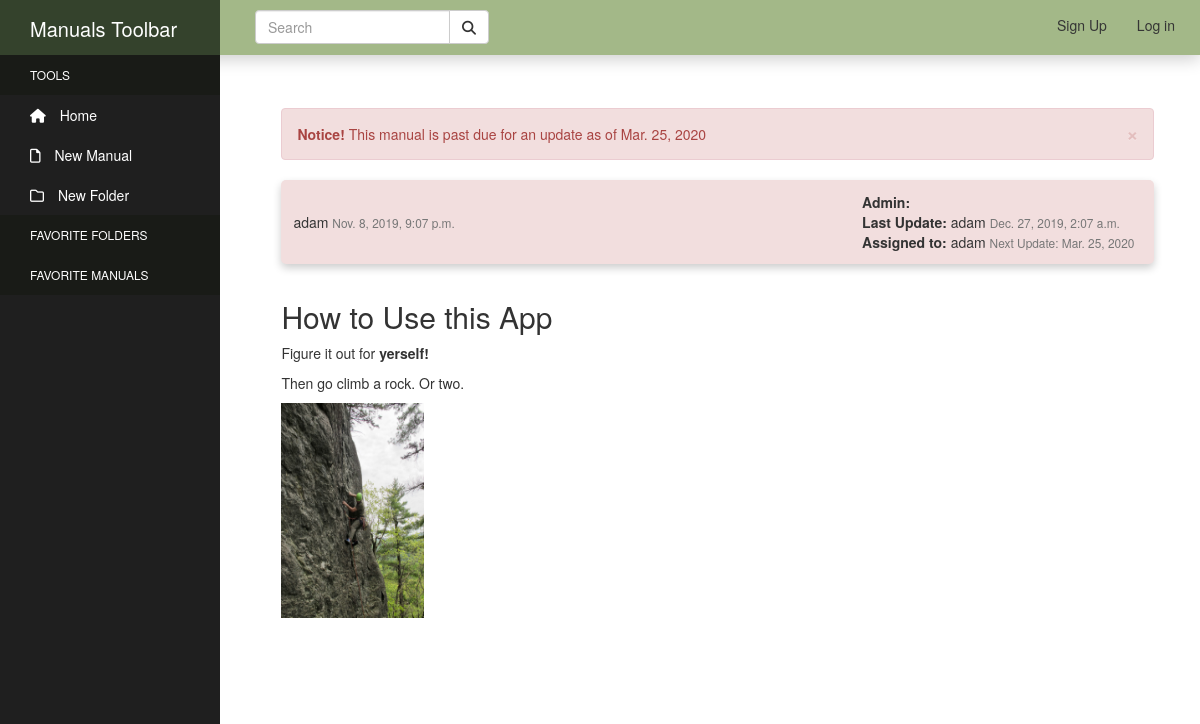
The page /manual/2/ on the database as committed earlier.
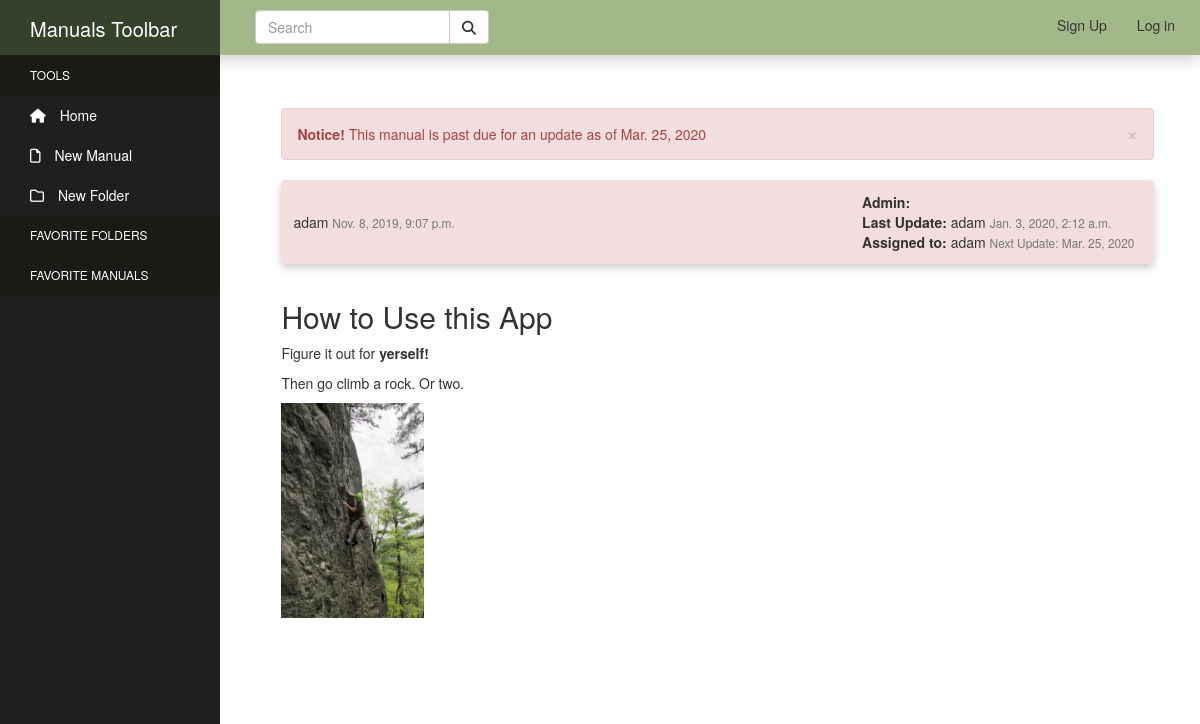
The same page on the database as committed later.
### manuals/models.py (models this page shows, shortened)
class Manual(models.Model):
    title = models.CharField(max_length=100)
    author = models.ForeignKey(User, related_name='author', null=True, on_delete=models.SET_NULL)
    content = models.TextField()
    tags = models.CharField(max_length=150, blank=True, null=True)
    pub_date = models.DateTimeField('Date Published', auto_now_add=True)
    admin = models.ManyToManyField(User, related_name='admin_of')
    department = models.ForeignKey(Department, related_name='manual_set', null=True, on_delete=models.SET_NULL)
    last_update = models.DateTimeField('Last Update', null=True, auto_now=True)
    last_update_by = models.ForeignKey(User, related_name='updated_by', null=True, on_delete=models.SET_NULL)
    next_update = models.DateTimeField('Next Update Due', null=True)
    update_assigned_to = models.ForeignKey(User, related_name='assigned_to', blank=True, null=True, on_delete=models.SET_NULL)
    is_archived = models.BooleanField('Archived', default=False)
    folder = TreeForeignKey(
    'Directory',
    default=1,
    related_name='manuals',
    on_delete=models.CASCADE
    )
    def update_status(self):
        now = timezone.now()
        status = [
            'up_to_date',
            'due_soon',
            'overdue'
        ]
        if self.next_update - now >= datetime.timedelta(weeks=2):
            return status[0]
        elif self.next_update - now <= datetime.timedelta(days=0):
            return status[2]
        else:
            return status[1]

### manuals/views.py (the view)
# urls.py: path('manual/<int:pk>/', views.ManualDetail.as_view(), name='manual-detail'),
class ManualDetail(DetailView):
    model = Manual
    template_name = 'manuals/manual_detail.html'
    context_object_name = 'manual'

### manuals_site/my_processors/my_context.py (called while the page is built)
def custom_message_processor(request):
    messages = []
    uniq_messages = []
    for m in get_messages(request):
        if m.message not in messages:
            messages.append(m.message)
            uniq_messages.append(m)
    return {'messages': uniq_messages}

### manuals/templates/manuals/manual_detail.html (shortened to what this page needs)
{% extends "manuals/header.html" %}
{% load static %}
{% block content %}
    <article class="media content-section">
        <div class="media-body">
            {% if manual.update_status == "due_soon" %}
                <div class="alert alert-warning alert-dismissible" role="alert">
                    <button type="button" class="close" data-dismiss="alert" aria-label="Close"><span aria-hidden="true">&times;</span></button>
                    <strong>Notice!</strong> This manual is due for an update by {{ manual.next_update|date:"M. d, Y" }}
                </div>
                <div class="article-head manual-warning">
            {% elif manual.update_status == "overdue" %}
                <div class="alert alert-danger alert-dismissible" role="alert">
                    <button type="button" class="close" data-dismiss="alert" aria-label="Close"><span aria-hidden="true">&times;</span></button>
                    <strong>Notice!</strong> This manual is past due for an update as of {{ manual.next_update|date:"M. d, Y" }}
                </div>
                <div class="article-head manual-danger">
            {% else %}
                <div class="article-head">
            {% endif %}
                    <div class="article-info">
                        <div class="article-metadata">
                            <a class="mr-2" href="#">{{ manual.author }}</a>
                            <small class="text-muted">{{ manual.pub_date }}</small>
                        </div>
                    </div>
                    <div class="article-update">
                        <span>
                            <strong>Admin: </strong>
                        </span>
                        <div class="article-metadata">
                            <strong>Last Update: </strong><a class="mr-2" href="#">{{ manual.last_update_by }}</a>
                            <small class="text-muted">{{ manual.last_update }}</small>
                        </div>
                        <div class="article-metadata">
                            <strong>Assigned to: </strong><a class="mr-2" href="#">{{ manual.update_assigned_to }}</a>
                            <small class="text-muted">Next Update: {{ manual.next_update|date:"M. d, Y" }}</small>
                        </div>
                    </div>
                </div>
                <h2 class="article-title">{{ manual.title }}</h2>
                <p class="article-content">{{ manual.content|safe }}</p>
            </div>
    </article>
{% endblock %}

### manuals/templates/manuals/header.html (shortened to what this page needs)
<!DOCTYPE html>
<html lang="en">
<head>
    {% load static %}
    <link rel="stylesheet" type="text/css" href="{% static 'manuals/css/bootstrap.css' %}">
    <link rel="stylesheet" type="text/css" href="{% static 'manuals/css/styles.css' %}">
    <link rel="stylesheet" href="https://cdnjs.cloudflare.com/ajax/libs/font-awesome/4.7.0/css/font-awesome.min.css">
</head>
<body>
  <nav class="navbar navbar-default navbar-fixed-top">
    <div class="container-fluid nav-container">
      <div class="navbar-header">
        <a class="navbar-brand" href="#">Market Manuals</a>
      </div>
      <ul class="nav navbar-nav nav-pills">
      </ul>
      <ul class="nav nav-pills navbar-right">
        {% if user.is_authenticated %}
          <li><a href="{% url 'logout' %}">Log out</a></li>
          <li><a href="{% url 'profile' %}">{{ user.username }}</a></li>
        {% else %}
          <li><a href="{% url 'login' %}">Log in</a></li>
          <li><a href="{% url 'register' %}">Sign Up</a></li>
        {% endif %}
      </ul>
      <form class="navbar-form navbar-left" action="/action_page.php">
        <div class="input-group">
          <input type="text" class="form-control" placeholder="Search">
          <div class="input-group-btn">
            <button class="btn btn-default" type="submit">
              <i class="fas fa-search"></i>
            </button>
          </div>
        </div>
      </form>
    </div>
  </nav>
    <div class="sidebar-container">
            <div class="sidebar-logo">
              Manuals Toolbar
            </div>
            <ul class="sidebar-navigation">
              <li class="header">Tools</li>
              <li>
                <a href="{% url 'index' %}">
                  <i class="fa fa-home" aria-hidden="true"></i> Home
                </a>
              </li>
              <li>
                <a id="new-manual" href="{% url 'manual-create' %}">
                  <i class="far fa-file" aria-hidden="true"></i> New Manual
                </a>
              </li>
              <li>
                <a id="new-dir" href="#">
                  <i class="far fa-folder" aria-hidden="true"></i> New Folder
                </a>
              </li>
              <li class="header">Favorite Folders</li>
              <li class="header">Favorite Manuals</li>
            </ul>
          </div>
          <div class="content-container">
            <div class="container-fluid main-container">
              {% block content %}
              {% endblock %}
            </div>
          </div>
</body>
</html>

### manuals/static/manuals/css/styles.css (style rules this page uses)
.container-fluid.main-container { margin-top: 25px; }
.sidebar-container { position: fixed; width: 220px; height: 100%; left: 0; overflow-x: hidden; overflow-y: auto; background: #1f1f1f; color: #fff; z-index: 2; top: 0; }
.sidebar-logo { position: sticky; padding: 15px 15px 5px 30px; font-size: 20px; height: 55px; background-color: rgb(52, 66, 44); z-index: 3; top: 0; }
.sidebar-navigation { padding: 0; margin: 0; list-style-type: none; position: relative; }
.sidebar-navigation li { background-color: transparent; position: relative; display: inline-block; width: 100%; line-height: 20px; }
.sidebar-navigation li a { padding: 10px 15px 10px 30px; display: block; color: #fff; }
.sidebar-navigation li .fa { margin-right: 10px; }
.sidebar-navigation li .far { margin-right: 10px; }
.sidebar-navigation .header { font-size: 12px; text-transform: uppercase; background-color: #191b17; padding: 10px 15px 10px 30px; }
.sidebar-navigation .header::before { background-color: transparent; }
.content-container { padding-left: 235px; margin-top: 30px; padding-top: 45px; }
.container-fluid.nav-container { padding-left: 0px; }
.navbar { max-height: 55px; min-height: 55px; }
.navbar-default { border: none; border-radius: 0px; background-color: rgb(163, 184, 136); z-index: 2; box-shadow: 0px 4px 16px 0px rgba(0,0,0,0.2); }
.navbar-header { background-color: rgb(52, 66, 44); width: 220px; margin: 0px; }
.navbar-brand { color: #fff; }
.nav-pills { padding-left: 10px; padding-right: 10px; padding-top: 5px; }
.input-group { top: 2px; }
.media-body { padding: 8px; }
.article-head { position: relative; display: flex; background-color: rgb(224, 221, 221); margin: auto; border-radius: 5px; padding: 12px; margin-bottom: 36px; align-items: center; box-shadow: 0px 4px 8px 0px rgba(0,0,0,0.2); }
.article-head.manual-danger { background-color: #f2dede; }
.article-info { display: block; }
.article-update { position: relative; left: 200px; margin: auto; overflow: auto; }
.content-section { width: 95%; margin: auto; margin-bottom: 60px; }

Rows that differ between the two databases and show on the page:
changed Manual "How to Use this App": last_update "Dec. 27, 2019, 2:07 a.m." → "Jan. 3, 2020, 2:12 a.m."
